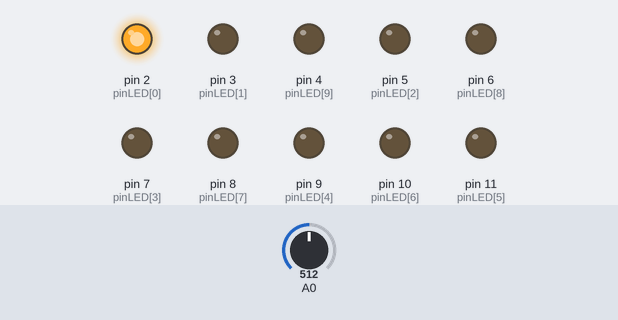
Bench run of a sketch on a simulated Arduino Uno, built with avr-gcc and run on an emulated ATmega328P. Parts: output pins drawn as LEDs (lit = HIGH). The test bench sets the inputs (shaded band); at power-on: A0 = 512.

Above: at 1.2 s.
At 1.7 s:
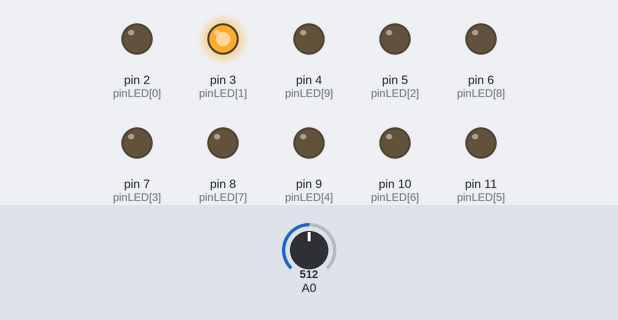
At 2.7 s:
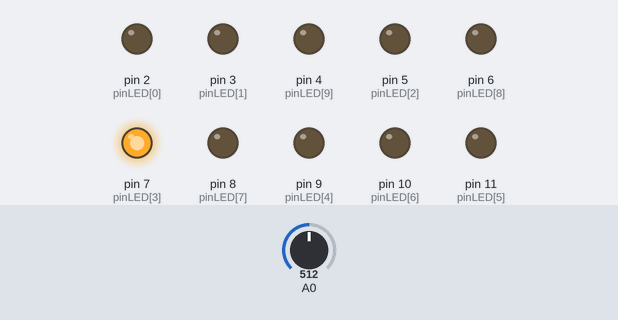
At 4.2 s:
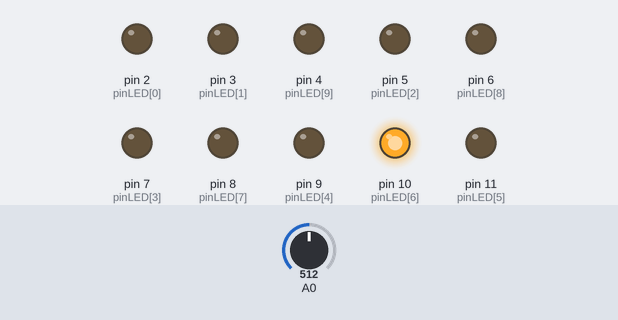
At 5.7 s:
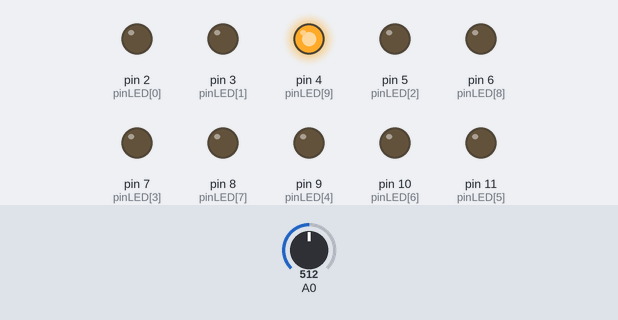
At 7.2 s:
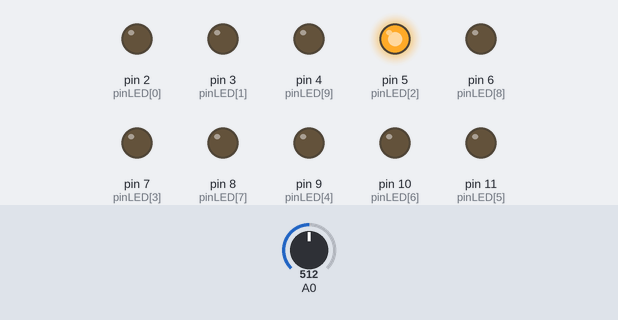
Timing chart, 0 to 7.5 s (numbered marks = the images above):
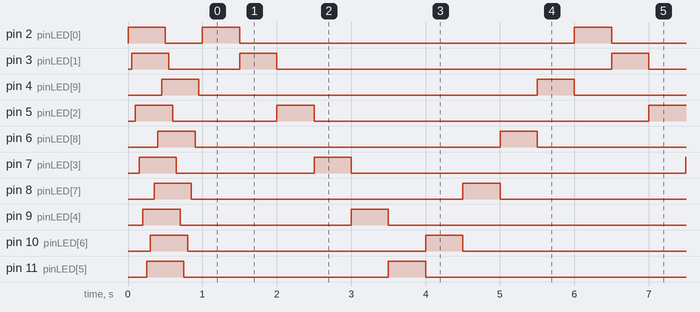

The sketch:

coeur.ino
```cpp
#include "param.h"

#define MAX_MILLIS 500 // Définit le nombre maximum de données du tableau


// Déclaration de variables
long oldMillis = 0;
int pinLED[10] = {2, 3, 5, 7, 9, 11, 10, 8, 6, 4};
int i = 0;     // 0, 1, 2, 3, 4, 5,  6,  7, 8, 9
float HR = 120; //seulement à affecter ic si on nécessite de simuler un batement cardiaque
bool wasHigh = false;
int millisOfHigh[MAX_MILLIS]; // Tableau pour le [MAX_MILLIS]
int highCounter = 0; // Compteur de pic sur deltaTime (millisecondes)
int deltaTime = 3000;


void setup() {
  Serial.begin (9600);
  for (int i = 0 ; i < 10 ; i++){
    pinMode (pinLED[i], OUTPUT);   // Définit chaque pin de LED en tant que sortie
  }

  //--------------------Petite animation---------------------------
  for (int i = 0 ; i < 10 ; i++){
        digitalWrite (pinLED[i], HIGH);
        delay(50);
  }
  for (int i = 0 ; i < 10 ; i++){
    digitalWrite (pinLED[i], LOW);
    delay(50);
  }
  //--------------------------------------------------------------
  for (int j = 0; j < 500; j++){
      millisOfHigh[j] = 0;//--------------------------------------------Initialisation de la totalité des variable a 0
  }
}


int delayFromHeartRate(float HR){ // Définition de la fonction simulateur de pouls
  return int((1/(HR/60))*1000);
}
float valueOfPhotoTransistor(){ // Définition de la fonction qui lit les informations en A0
  return analogRead(A0);
}


void loop() {
  switch (CHOIX) {

    case 0:
      if (millis() >= (oldMillis + delayFromHeartRate(HR))){ // Comparaison entre le temps actuel et l'ajout du précedent + le temps qu'un pulsation se produise
        oldMillis = millis(); // Actualisation de millis
        //Serial.println(i);
        digitalWrite (pinLED[i], HIGH); // Allumer LED du PIN i
        if(i == 0){
          digitalWrite (pinLED[9], LOW); // Il faut éteindre la led 9 car la pin 0-1 n'existe pas
        }else{
          digitalWrite (pinLED[i-1], LOW); // Création de l'effet de chenille a l'exception de la pin 0
        }
        i++;
        if (i >= 10){ // Creation de la boucle
          i = 0;
        }
      }
      break;

    case 1:
      if (millis() >= (oldMillis + delayFromHeartRate(HR))){ // Comparaison entre le temps actuel et l'ajout du précedent + le temps qu'un pulsation se produise
        oldMillis = millis(); // Actualisation de millis
        for (int i = 0 ; i < 10 ; i++){ // Exctinction des LED pour l'initialisation
          digitalWrite (pinLED[i], LOW);
        }
        for (int j = 0 ; j < 10 ; j++){
          if ((j+i)%eachXLED == 0){ // Calcul de la LED à choisir pour l'allumer, et si le calcul du modulo = 0 c'est donc un multiple ex: 0,2,4....
            digitalWrite (pinLED[(j)], HIGH);
          }
        }
        i++;
        if (i >= eachXLED){ // Une fois le i incrémenté on le compare au saut de LED possible, et si il est dépassé on le réinitialise pour pouvoir recommencer
          i = 0;
        }
      }
      break;

    case 2:
      if (millis() >= (oldMillis + delayFromHeartRate(HR))){ // Comparaison entre le temps actuel et l'ajout du précedent + le temps qu'un pulsation se produise
        oldMillis = millis(); // Actualisation de millis
        if (i==0){
          digitalWrite (pinLED[LED], HIGH); // On allume la LED choisie
          i=1;
        }else{
          digitalWrite (pinLED[LED], LOW); // On éteint la LED choisie
          i=0;
        }
      }
      break;

    case 3:
      if (millis() >= (oldMillis + delayFromHeartRate(HR))){ // Comparaison entre le temps actuel et l'ajout du précedent + le temps qu'un pulsation se produise
        oldMillis = millis(); // Actualisation de millis
        if (i==0){
          for (int i = 0 ; i < 10 ; i++){
            digitalWrite (pinLED[i], HIGH); // On allume toute les LED
          }
          i=1;
        }else{
          for (int i = 0 ; i < 10 ; i++){
            digitalWrite (pinLED[i], LOW); // On eteint toute les LED
          }
          i=0;
        }
      }
      break;
  }

  if ((valueOfPhotoTransistor() > 375) && !wasHigh && (millis()-millisOfHigh[highCounter] > 250)){ // Permet de détecter un pic
    millisOfHigh[highCounter] = millis();
    highCounter++; // ajout de 1 au compteur de pics
    wasHigh = true;
  }else if (valueOfPhotoTransistor() <= 375){
    wasHigh = false; // Défini qu'il n'y a pas de pic
  }
  while ((millisOfHigh[0]<= (millis()-deltaTime) && highCounter>0)){
    for (int j = 0; j < highCounter; j++){
      millisOfHigh[j] = millisOfHigh[j+1];
    }
    highCounter = highCounter - 1;
  }
  if (highCounter != 0){
    HR = (highCounter*60000)/(millis()-millisOfHigh[0]);
    if (HR > 35) {
          Serial.println(HR);
    }else{
      for (int j = 0; j < 500; j++){
        millisOfHigh[j] = 0;
      }
      highCounter = 0;
    }
  }
}
```

param.h
```cpp
#define CHOIX 0
#define LED 0
#define eachXLED 2
```

Measured:
- by itself, pin 4 (pinLED[9]), pin 6 (pinLED[8]): alternates HIGH for 0.50 s and LOW for 4.5 s
- by itself, pin 2 (pinLED[0]), pin 3 (pinLED[1]), pin 5 (pinLED[2]), pin 7 (pinLED[3]), pin 8 (pinLED[7]), pin 9 (pinLED[4]), pin 10 (pinLED[6]), pin 11 (pinLED[5]): repeats every 5.0 s: HIGH 0.50 s, LOW 4.5 s
- by itself, everything shown: repeats every 5.0 s, in 10 steps
